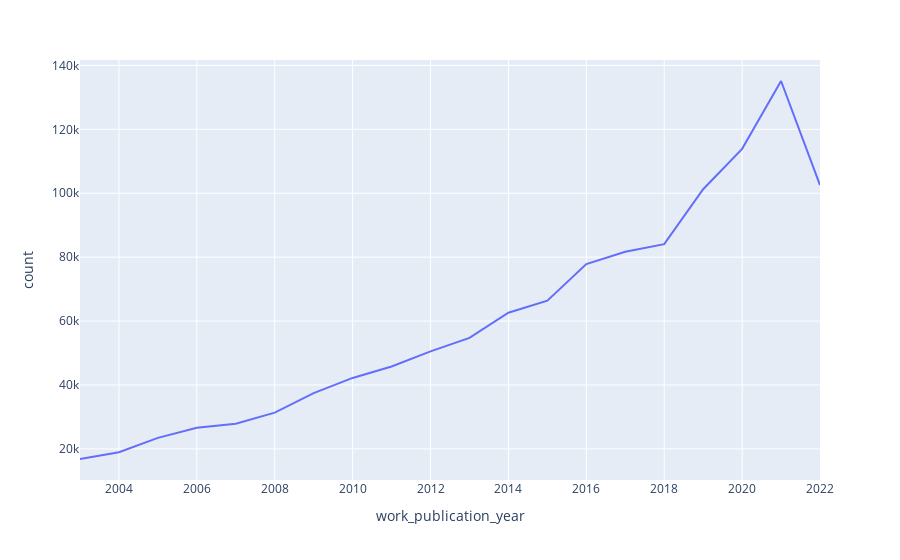

Source (notebook cell):
### Code cell
# Count the international collaborations by year
international_collabs_by_year = df_collab.groupby('work_publication_year')['is_international_collab'].sum().reset_index(name='count')

# Exclude the year 2023
international_collabs_by_year = international_collabs_by_year[international_collabs_by_year['work_publication_year']<2023]

fig = px.line(international_collabs_by_year, x='work_publication_year', y='count')
fig.show()

### Figure 1 — Plotly figure (JSON) as saved in the notebook; plotly's stock layout.template omitted (floating-point values rounded to 4 significant figures)
{"data": [{"hovertemplate": "work_publication_year=%{x}<br>count=%{y}<extra></extra>", "legendgroup": "", "line": {"color": "#636efa", "dash": "solid"}, "marker": {"symbol": "circle"}, "mode": "lines", "name": "", "orientation": "v", "showlegend": false, "type": "scatter", "x": [2003, 2004, 2005, 2006, 2007, 2008, 2009, 2010, 2011, 2012, 2013, 2014, 2015, 2016, 2017, 2018, 2019, 2020, 2021, 2022], "xaxis": "x", "y": [16841, 18942, 23454, 26604, 27906, 31358, 37435, 42207, 45780, 50523, 54731, 62596, 66391, 77858, 81701, 84066, 101250, 113898, 135125, 102548], "yaxis": "y"}], "layout": {"legend": {"tracegroupgap": 0}, "margin": {"t": 60}, "xaxis": {"anchor": "y", "domain": [0, 1], "title": {"text": "work_publication_year"}}, "yaxis": {"anchor": "x", "domain": [0, 1], "title": {"text": "count"}}}}
